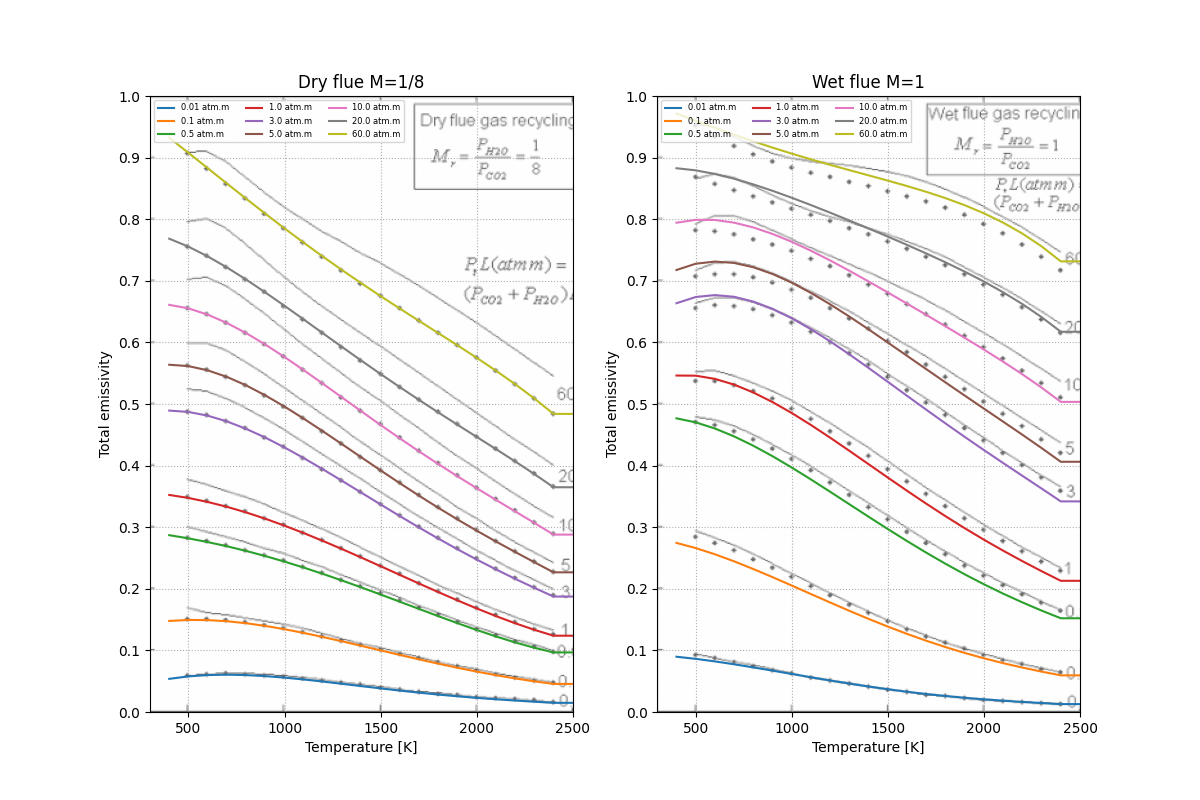

This figure's Python source:
# -*- coding: utf-8 -*-

import sys
from pathlib import Path
from typing import Any

import matplotlib.pyplot as plt
import numpy as np
from ruamel.yaml import YAML
from wsgglib import WSGG

HERE = Path(__file__).resolve().parent


def format_array(arr: np.ndarray) -> str:
    """ Format a numpy array for printing. """
    return "[" + ", ".join([f"{x:.4e}" for x in arr]) + "]"


def evaluate_test_case(wsgg: WSGG, data: dict[str, Any]):
    """ Evaluate a single test case. """
    L      = data['L']
    T      = data['T']
    P      = data['P']
    x_h2o  = data['x_h2o']
    x_co2  = data['x_co2']
    fvsoot = data['fvsoot']

    # Evaluate C model via ctypes
    eps_c = wsgg.emissivity(L, T, P, x_h2o, x_co2, fvsoot)
    kabs_c, awts_c = wsgg.coefficients(T, P, x_h2o, x_co2, fvsoot)

    print(f"Case - {data['description']}")
    print(f"    L      : {L}")
    print(f"    T      : {T}")
    print(f"    P      : {P}")
    print(f"    x_h2o  : {x_h2o}")
    print(f"    x_co2  : {x_co2}")
    print(f"    fvsoot : {fvsoot}")
    print("")
    print(f"    eps    : {eps_c:.6f}")
    print(f"    kabs   : {format_array(kabs_c)}")
    print(f"    awts   : {format_array(awts_c)}")
    print("-" * 80)


def evaluate_validation(wsgg: WSGG):
    """ Sample validation space and display the results."""
    fig, ax = plt.subplots(nrows=1, ncols=2, figsize=(12, 8))

    fig2a = plt.imread(HERE / "fig2a.png")
    fig2b = plt.imread(HERE / "fig2b.png")

    def scan_flue(T, L, *, M):
        x_co2 = 1 / (1 + M)
        return wsgg.emissivity(L, T, 101325.0, M*x_co2, x_co2, 0.0)

    img_extent = [300, 2600, 0.0, 1.0]
    ax[0].imshow(fig2a, extent=img_extent, aspect="auto", alpha=0.6, zorder=0)
    ax[1].imshow(fig2b, extent=img_extent, aspect="auto", alpha=0.6, zorder=0)

    dry_flue = np.vectorize(lambda T, L: scan_flue(T, L, M=1/8))
    wet_flue = np.vectorize(lambda T, L: scan_flue(T, L, M=1/1))

    L = np.asarray([0.01, 0.1, 0.5, 1.0, 3.0, 5.0, 10.0, 20.0, 60.0])
    T = np.arange(400, 2501, 100)
    sample = np.meshgrid(T, L)

    for n, eps in enumerate(dry_flue(*sample)):
        ax[0].plot(T, eps, label=f"{L[n]} atm.m", zorder=2)

    for n, eps in enumerate(wet_flue(*sample)):
        ax[1].plot(T, eps, label=f"{L[n]} atm.m", zorder=2)

    ax[0].grid(True, linestyle=":", alpha=1)
    ax[1].grid(True, linestyle=":", alpha=1)

    ax[0].set_title("Dry flue M=1/8")
    ax[1].set_title("Wet flue M=1")

    ax[0].set_xlabel("Temperature [K]")
    ax[1].set_xlabel("Temperature [K]")

    ax[0].set_ylabel("Total emissivity")
    ax[1].set_ylabel("Total emissivity")

    ax[0].set_xlim(300, 2500)
    ax[1].set_xlim(300, 2500)
    ax[0].set_ylim(0, 1)
    ax[1].set_ylim(0, 1)

    ax[0].set_xticks([500, 1000, 1500, 2000, 2500])
    ax[1].set_xticks([500, 1000, 1500, 2000, 2500])

    ax[0].set_yticks(np.arange(0, 1.01, 0.1))
    ax[1].set_yticks(np.arange(0, 1.01, 0.1))

    ax[0].legend(loc=2, fontsize=6, ncol=3)
    ax[1].legend(loc=2, fontsize=6, ncol=3)

    # plt.show()
    fig.savefig(HERE / "validate.png")


def main():
    """ Main function. """
    wsgg = WSGG()

    cases = YAML().load(open(HERE / "validate.yaml"))

    for idx, data in enumerate(cases, 1):
        evaluate_test_case(wsgg, data)

    evaluate_validation(wsgg)


if __name__ == "__main__":
    main()
